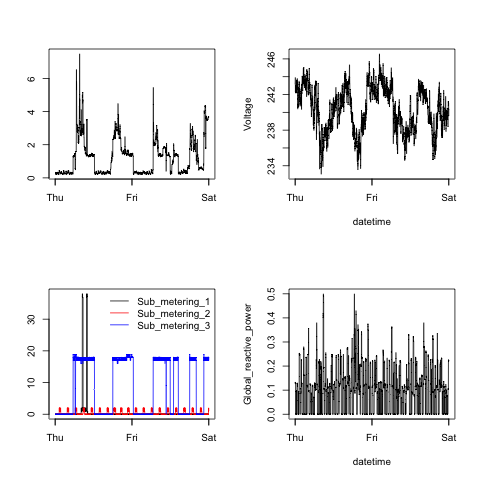

Recreate this plot in R.
source("projectExploratoryAnalysis.r")

png(filename="plot4.png", width = 480, height = 480)

par(mfcol=c(2,2))

plot2()
plot3()
plot4topright()
plot4bottomright()


dev.off()


